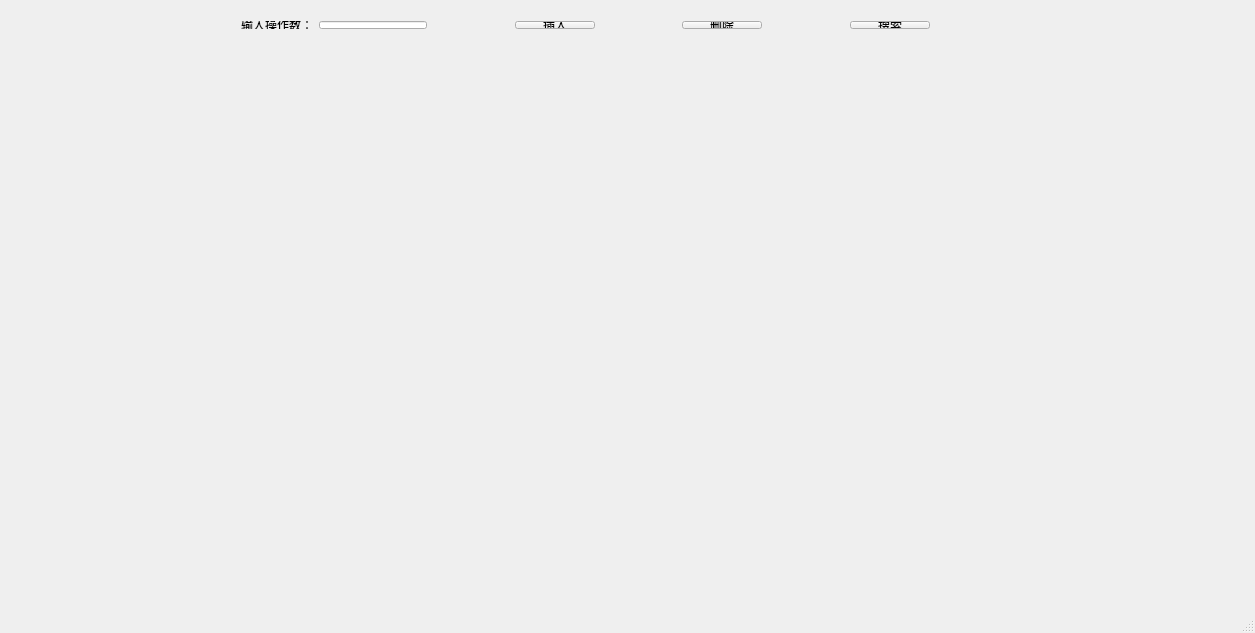
<?xml version="1.0" encoding="UTF-8"?>
<ui version="4.0">
 <class>MainWindow</class>
 <widget class="QMainWindow" name="MainWindow">
  <property name="geometry">
   <rect>
    <x>0</x>
    <y>0</y>
    <width>1255</width>
    <height>633</height>
   </rect>
  </property>
  <property name="windowTitle">
   <string>Balance-Tree</string>
  </property>
  <widget class="QWidget" name="centralWidget">
   <widget class="QWidget" name="layoutWidget">
    <property name="geometry">
     <rect>
      <x>230</x>
      <y>10</y>
      <width>711</width>
      <height>30</height>
     </rect>
    </property>
    <layout class="QHBoxLayout" name="horizontalLayout">
     <item>
      <widget class="QLabel" name="label">
       <property name="text">
        <string>输入操作数：</string>
       </property>
      </widget>
     </item>
     <item>
      <widget class="QLineEdit" name="input">
       <property name="focusPolicy">
        <enum>Qt::StrongFocus</enum>
       </property>
      </widget>
     </item>
     <item>
      <spacer name="horizontalSpacer">
       <property name="orientation">
        <enum>Qt::Horizontal</enum>
       </property>
       <property name="sizeHint" stdset="0">
        <size>
         <width>40</width>
         <height>20</height>
        </size>
       </property>
      </spacer>
     </item>
     <item>
      <widget class="QPushButton" name="BT_insert">
       <property name="text">
        <string>插入</string>
       </property>
      </widget>
     </item>
     <item>
      <spacer name="horizontalSpacer_2">
       <property name="orientation">
        <enum>Qt::Horizontal</enum>
       </property>
       <property name="sizeHint" stdset="0">
        <size>
         <width>40</width>
         <height>20</height>
        </size>
       </property>
      </spacer>
     </item>
     <item>
      <widget class="QPushButton" name="BT_del">
       <property name="text">
        <string>删除</string>
       </property>
      </widget>
     </item>
     <item>
      <spacer name="horizontalSpacer_3">
       <property name="orientation">
        <enum>Qt::Horizontal</enum>
       </property>
       <property name="sizeHint" stdset="0">
        <size>
         <width>40</width>
         <height>20</height>
        </size>
       </property>
      </spacer>
     </item>
     <item>
      <widget class="QPushButton" name="BT_search">
       <property name="text">
        <string>搜索</string>
       </property>
      </widget>
     </item>
    </layout>
   </widget>
  </widget>
  <widget class="QStatusBar" name="statusBar"/>
 </widget>
 <layoutdefault spacing="6" margin="11"/>
 <tabstops>
  <tabstop>input</tabstop>
  <tabstop>BT_insert</tabstop>
  <tabstop>BT_del</tabstop>
  <tabstop>BT_search</tabstop>
 </tabstops>
 <resources/>
 <connections/>
</ui>
